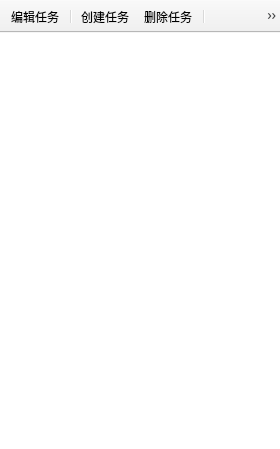
<?xml version="1.0" encoding="UTF-8"?>
<ui version="4.0">
 <class>MainWindow</class>
 <widget class="QMainWindow" name="MainWindow">
  <property name="geometry">
   <rect>
    <x>0</x>
    <y>0</y>
    <width>280</width>
    <height>449</height>
   </rect>
  </property>
  <property name="windowTitle">
   <string>AutoDoIt</string>
  </property>
  <property name="windowIcon">
   <iconset resource="qrc.qrc">
    <normaloff>:/image/Attachment.png</normaloff>:/image/Attachment.png</iconset>
  </property>
  <widget class="QWidget" name="centralWidget">
   <layout class="QVBoxLayout" name="verticalLayout">
    <property name="leftMargin">
     <number>0</number>
    </property>
    <property name="topMargin">
     <number>0</number>
    </property>
    <property name="rightMargin">
     <number>0</number>
    </property>
    <property name="bottomMargin">
     <number>0</number>
    </property>
    <item>
     <widget class="QListView" name="listView">
      <property name="frameShape">
       <enum>QFrame::NoFrame</enum>
      </property>
      <property name="frameShadow">
       <enum>QFrame::Plain</enum>
      </property>
      <property name="horizontalScrollBarPolicy">
       <enum>Qt::ScrollBarAlwaysOff</enum>
      </property>
      <property name="editTriggers">
       <set>QAbstractItemView::NoEditTriggers</set>
      </property>
     </widget>
    </item>
   </layout>
  </widget>
  <widget class="QToolBar" name="mainToolBar">
   <property name="movable">
    <bool>false</bool>
   </property>
   <attribute name="toolBarArea">
    <enum>TopToolBarArea</enum>
   </attribute>
   <attribute name="toolBarBreak">
    <bool>false</bool>
   </attribute>
   <addaction name="action_editTask"/>
   <addaction name="separator"/>
   <addaction name="action_addTask"/>
   <addaction name="action_removeTask"/>
   <addaction name="separator"/>
   <addaction name="action_startTask"/>
   <addaction name="action_stopTask"/>
   <addaction name="separator"/>
   <addaction name="action_doTask"/>
   <addaction name="action_debug"/>
  </widget>
  <action name="action_addTask">
   <property name="icon">
    <iconset resource="qrc.qrc">
     <normaloff>:/image/add.png</normaloff>:/image/add.png</iconset>
   </property>
   <property name="text">
    <string>创建任务</string>
   </property>
   <property name="toolTip">
    <string>创建任务</string>
   </property>
  </action>
  <action name="action_removeTask">
   <property name="icon">
    <iconset resource="qrc.qrc">
     <normaloff>:/image/delete.png</normaloff>:/image/delete.png</iconset>
   </property>
   <property name="text">
    <string>删除任务</string>
   </property>
   <property name="toolTip">
    <string>删除任务</string>
   </property>
  </action>
  <action name="action_startTask">
   <property name="icon">
    <iconset resource="qrc.qrc">
     <normaloff>:/image/run.png</normaloff>:/image/run.png</iconset>
   </property>
   <property name="text">
    <string>开启任务</string>
   </property>
   <property name="toolTip">
    <string>开启任务</string>
   </property>
  </action>
  <action name="action_editTask">
   <property name="icon">
    <iconset resource="qrc.qrc">
     <normaloff>:/image/edit.png</normaloff>:/image/edit.png</iconset>
   </property>
   <property name="text">
    <string>编辑任务</string>
   </property>
   <property name="toolTip">
    <string>编辑任务</string>
   </property>
  </action>
  <action name="action_setting">
   <property name="icon">
    <iconset resource="qrc.qrc">
     <normaloff>:/image/setting.png</normaloff>:/image/setting.png</iconset>
   </property>
   <property name="text">
    <string>设置</string>
   </property>
   <property name="toolTip">
    <string>设置</string>
   </property>
  </action>
  <action name="action_debug">
   <property name="text">
    <string>测试</string>
   </property>
   <property name="toolTip">
    <string>测试</string>
   </property>
  </action>
  <action name="action_stopTask">
   <property name="icon">
    <iconset resource="qrc.qrc">
     <normaloff>:/image/stop.png</normaloff>:/image/stop.png</iconset>
   </property>
   <property name="text">
    <string>停止任务</string>
   </property>
   <property name="toolTip">
    <string>停止任务</string>
   </property>
  </action>
  <action name="action_stopAllTask">
   <property name="icon">
    <iconset resource="qrc.qrc">
     <normaloff>:/image/stop.png</normaloff>:/image/stop.png</iconset>
   </property>
   <property name="text">
    <string>停止所有任务</string>
   </property>
   <property name="toolTip">
    <string>停止所有任务</string>
   </property>
  </action>
  <action name="action_startAllTask">
   <property name="icon">
    <iconset resource="qrc.qrc">
     <normaloff>:/image/chenked.png</normaloff>:/image/chenked.png</iconset>
   </property>
   <property name="text">
    <string>开启所有任务</string>
   </property>
   <property name="toolTip">
    <string>开启所有任务</string>
   </property>
  </action>
  <action name="action_about">
   <property name="text">
    <string>关于</string>
   </property>
   <property name="iconText">
    <string>关于AutoDoIt</string>
   </property>
   <property name="toolTip">
    <string>关于AutoDoIt</string>
   </property>
  </action>
  <action name="action_autoStart">
   <property name="checkable">
    <bool>true</bool>
   </property>
   <property name="text">
    <string>开机启动</string>
   </property>
   <property name="toolTip">
    <string>开机启动</string>
   </property>
  </action>
  <action name="action_quit">
   <property name="text">
    <string>退出</string>
   </property>
   <property name="toolTip">
    <string>退出</string>
   </property>
  </action>
  <action name="action_doTask">
   <property name="icon">
    <iconset resource="qrc.qrc">
     <normaloff>:/image/do.png</normaloff>:/image/do.png</iconset>
   </property>
   <property name="text">
    <string>手动触发</string>
   </property>
  </action>
 </widget>
 <layoutdefault spacing="6" margin="11"/>
 <resources>
  <include location="qrc.qrc"/>
 </resources>
 <connections/>
</ui>
